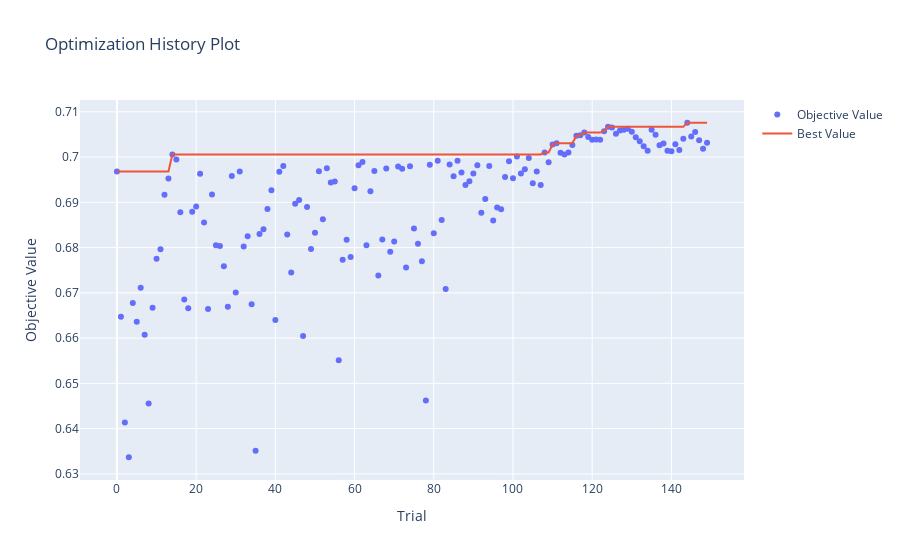
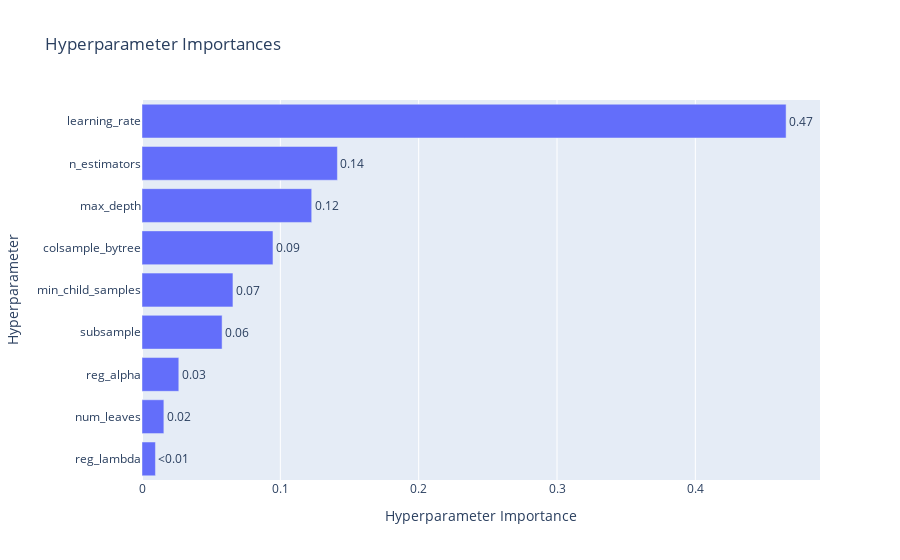
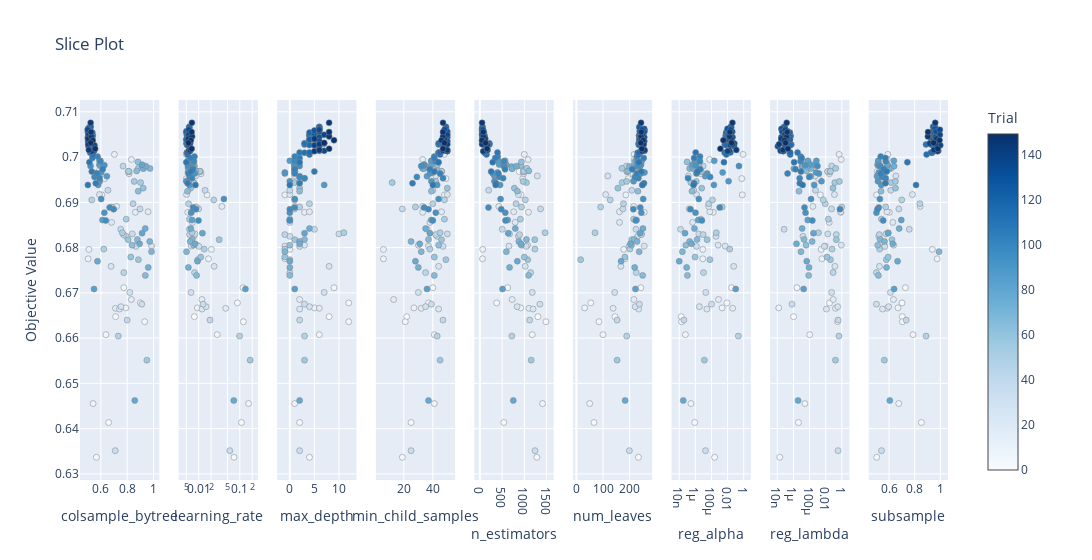

These figures' notebook cell, in order:
### Code cell
# Trwa ze dwie minuty

# Niestety prowadzi do przeuczenia


import optuna
from sklearn.model_selection import cross_val_score

def objective(trial):

    params = {
        "objective": "binary",
        "metric": "auc",
        "random_state": RANDOM_SEED,
        "reg_alpha": trial.suggest_float("reg_alpha", 1e-8, 1.0, log=True),
        "reg_lambda": trial.suggest_float("reg_lambda", 1e-8, 1.0, log=True),
        "num_leaves": trial.suggest_int("num_leaves", 16, 256),
        "max_depth": trial.suggest_int("max_depth", -1, 12),
        "learning_rate": trial.suggest_float("learning_rate", 0.005, 0.2, log=True),
        "n_estimators": trial.suggest_int("n_estimators", 50, 1500),
        "subsample": trial.suggest_float("subsample", 0.5, 1.0),
        "colsample_bytree": trial.suggest_float("colsample_bytree", 0.5, 1.0),
        "min_child_samples": trial.suggest_int("min_child_samples", 5, 50),
    }

    model = lgb.LGBMClassifier(**params,verbose=-1)

    auc = cross_val_score(
        model,
        X_train_t,
        y_train_t,
        cv=3,
        scoring="roc_auc",
        n_jobs=-1
    ).mean()

    return auc


study = optuna.create_study(
    direction="maximize",
    study_name="lgbm_auc_bo"
)

study.optimize(objective, n_trials=150, show_progress_bar=True)

print("\nBest AUC:", study.best_value)
print("Best params:", study.best_params)

optuna.visualization.plot_optimization_history(study)
optuna.visualization.plot_param_importances(study)
optuna.visualization.plot_slice(study)

from optuna.visualization import plot_optimization_history, plot_param_importances, plot_slice

plot_optimization_history(study).show()
plot_param_importances(study).show()
plot_slice(study).show()

### Figure 1 — Plotly figure (JSON) as saved in the notebook; plotly's stock layout.template omitted (floating-point values rounded to 4 significant figures; data arrays with more than 128 entries replaced by an {"elided": "..."} marker saying what was removed)
{"data": [{"mode": "markers", "name": "Objective Value", "type": "scatter", "x": {"elided": "150 int values"}, "y": {"elided": "150 float values"}}, {"mode": "lines", "name": "Best Value", "type": "scatter", "x": {"elided": "150 int values"}, "y": {"elided": "150 float values"}}, {"marker": {"color": "#cccccc"}, "mode": "markers", "name": "Infeasible Trial", "showlegend": false, "type": "scatter", "x": [], "y": []}], "layout": {"title": {"text": "Optimization History Plot"}, "xaxis": {"title": {"text": "Trial"}}, "yaxis": {"title": {"text": "Objective Value"}}}}

### Figure 2 — Plotly figure (JSON) as saved in the notebook; plotly's stock layout.template omitted (floating-point values rounded to 4 significant figures)
{"data": [{"cliponaxis": false, "hovertemplate": ["reg_lambda (FloatDistribution): 0.009722158710901596<extra></extra>", "num_leaves (IntDistribution): 0.015810328716164074<extra></extra>", "reg_alpha (FloatDistribution): 0.026603406041981612<extra></extra>", "subsample (FloatDistribution): 0.05789855039435199<extra></extra>", "min_child_samples (IntDistribution): 0.06574697456688912<extra></extra>", "colsample_bytree (FloatDistribution): 0.09468206379973239<extra></extra>", "max_depth (IntDistribution): 0.1226769376089029<extra></extra>", "n_estimators (IntDistribution): 0.14125721015774853<extra></extra>", "learning_rate (FloatDistribution): 0.46560237000332777<extra></extra>"], "name": "Objective Value", "orientation": "h", "text": ["<0.01", "0.02", "0.03", "0.06", "0.07", "0.09", "0.12", "0.14", "0.47"], "textposition": "outside", "type": "bar", "x": [0.009722, 0.01581, 0.0266, 0.0579, 0.06575, 0.09468, 0.1227, 0.1413, 0.4656], "y": ["reg_lambda", "num_leaves", "reg_alpha", "subsample", "min_child_samples", "colsample_bytree", "max_depth", "n_estimators", "learning_rate"]}], "layout": {"title": {"text": "Hyperparameter Importances"}, "xaxis": {"title": {"text": "Hyperparameter Importance"}}, "yaxis": {"title": {"text": "Hyperparameter"}}}}

### Figure 3 — Plotly figure (JSON) as saved in the notebook; plotly's stock layout.template omitted (floating-point values rounded to 4 significant figures; data arrays with more than 128 entries replaced by an {"elided": "..."} marker saying what was removed)
{"data": [{"marker": {"color": {"elided": "150 int values"}, "colorbar": {"title": {"text": "Trial"}, "x": 1, "xpad": 40}, "colorscale": [[0, "rgb(247,251,255)"], [0.125, "rgb(222,235,247)"], [0.25, "rgb(198,219,239)"], [0.375, "rgb(158,202,225)"], [0.5, "rgb(107,174,214)"], [0.625, "rgb(66,146,198)"], [0.75, "rgb(33,113,181)"], [0.875, "rgb(8,81,156)"], [1, "rgb(8,48,107)"]], "line": {"color": "Grey", "width": 0.5}, "showscale": true}, "mode": "markers", "name": "Feasible Trial", "showlegend": false, "type": "scatter", "x": {"elided": "150 float values"}, "xaxis": "x", "y": {"elided": "150 float values"}, "yaxis": "y"}, {"marker": {"color": {"elided": "150 int values"}, "colorbar": {"title": {"text": "Trial"}, "x": 1, "xpad": 40}, "colorscale": [[0, "rgb(247,251,255)"], [0.125, "rgb(222,235,247)"], [0.25, "rgb(198,219,239)"], [0.375, "rgb(158,202,225)"], [0.5, "rgb(107,174,214)"], [0.625, "rgb(66,146,198)"], [0.75, "rgb(33,113,181)"], [0.875, "rgb(8,81,156)"], [1, "rgb(8,48,107)"]], "line": {"color": "Grey", "width": 0.5}, "showscale": false}, "mode": "markers", "name": "Feasible Trial", "showlegend": false, "type": "scatter", "x": {"elided": "150 float values"}, "xaxis": "x2", "y": {"elided": "150 float values"}, "yaxis": "y2"}, {"marker": {"color": {"elided": "150 int values"}, "colorbar": {"title": {"text": "Trial"}, "x": 1, "xpad": 40}, "colorscale": [[0, "rgb(247,251,255)"], [0.125, "rgb(222,235,247)"], [0.25, "rgb(198,219,239)"], [0.375, "rgb(158,202,225)"], [0.5, "rgb(107,174,214)"], [0.625, "rgb(66,146,198)"], [0.75, "rgb(33,113,181)"], [0.875, "rgb(8,81,156)"], [1, "rgb(8,48,107)"]], "line": {"color": "Grey", "width": 0.5}, "showscale": false}, "mode": "markers", "name": "Feasible Trial", "showlegend": false, "type": "scatter", "x": {"elided": "150 int values"}, "xaxis": "x3", "y": {"elided": "150 float values"}, "yaxis": "y3"}, {"marker": {"color": {"elided": "150 int values"}, "colorbar": {"title": {"text": "Trial"}, "x": 1, "xpad": 40}, "colorscale": [[0, "rgb(247,251,255)"], [0.125, "rgb(222,235,247)"], [0.25, "rgb(198,219,239)"], [0.375, "rgb(158,202,225)"], [0.5, "rgb(107,174,214)"], [0.625, "rgb(66,146,198)"], [0.75, "rgb(33,113,181)"], [0.875, "rgb(8,81,156)"], [1, "rgb(8,48,107)"]], "line": {"color": "Grey", "width": 0.5}, "showscale": false}, "mode": "markers", "name": "Feasible Trial", "showlegend": false, "type": "scatter", "x": {"elided": "150 int values"}, "xaxis": "x4", "y": {"elided": "150 float values"}, "yaxis": "y4"}, {"marker": {"color": {"elided": "150 int values"}, "colorbar": {"title": {"text": "Trial"}, "x": 1, "xpad": 40}, "colorscale": [[0, "rgb(247,251,255)"], [0.125, "rgb(222,235,247)"], [0.25, "rgb(198,219,239)"], [0.375, "rgb(158,202,225)"], [0.5, "rgb(107,174,214)"], [0.625, "rgb(66,146,198)"], [0.75, "rgb(33,113,181)"], [0.875, "rgb(8,81,156)"], [1, "rgb(8,48,107)"]], "line": {"color": "Grey", "width": 0.5}, "showscale": false}, "mode": "markers", "name": "Feasible Trial", "showlegend": false, "type": "scatter", "x": {"elided": "150 int values"}, "xaxis": "x5", "y": {"elided": "150 float values"}, "yaxis": "y5"}, {"marker": {"color": {"elided": "150 int values"}, "colorbar": {"title": {"text": "Trial"}, "x": 1, "xpad": 40}, "colorscale": [[0, "rgb(247,251,255)"], [0.125, "rgb(222,235,247)"], [0.25, "rgb(198,219,239)"], [0.375, "rgb(158,202,225)"], [0.5, "rgb(107,174,214)"], [0.625, "rgb(66,146,198)"], [0.75, "rgb(33,113,181)"], [0.875, "rgb(8,81,156)"], [1, "rgb(8,48,107)"]], "line": {"color": "Grey", "width": 0.5}, "showscale": false}, "mode": "markers", "name": "Feasible Trial", "showlegend": false, "type": "scatter", "x": {"elided": "150 int values"}, "xaxis": "x6", "y": {"elided": "150 float values"}, "yaxis": "y6"}, {"marker": {"color": {"elided": "150 int values"}, "colorbar": {"title": {"text": "Trial"}, "x": 1, "xpad": 40}, "colorscale": [[0, "rgb(247,251,255)"], [0.125, "rgb(222,235,247)"], [0.25, "rgb(198,219,239)"], [0.375, "rgb(158,202,225)"], [0.5, "rgb(107,174,214)"], [0.625, "rgb(66,146,198)"], [0.75, "rgb(33,113,181)"], [0.875, "rgb(8,81,156)"], [1, "rgb(8,48,107)"]], "line": {"color": "Grey", "width": 0.5}, "showscale": false}, "mode": "markers", "name": "Feasible Trial", "showlegend": false, "type": "scatter", "x": {"elided": "150 float values"}, "xaxis": "x7", "y": {"elided": "150 float values"}, "yaxis": "y7"}, {"marker": {"color": {"elided": "150 int values"}, "colorbar": {"title": {"text": "Trial"}, "x": 1, "xpad": 40}, "colorscale": [[0, "rgb(247,251,255)"], [0.125, "rgb(222,235,247)"], [0.25, "rgb(198,219,239)"], [0.375, "rgb(158,202,225)"], [0.5, "rgb(107,174,214)"], [0.625, "rgb(66,146,198)"], [0.75, "rgb(33,113,181)"], [0.875, "rgb(8,81,156)"], [1, "rgb(8,48,107)"]], "line": {"color": "Grey", "width": 0.5}, "showscale": false}, "mode": "markers", "name": "Feasible Trial", "showlegend": false, "type": "scatter", "x": {"elided": "150 float values"}, "xaxis": "x8", "y": {"elided": "150 float values"}, "yaxis": "y8"}, {"marker": {"color": {"elided": "150 int values"}, "colorbar": {"title": {"text": "Trial"}, "x": 1, "xpad": 40}, "colorscale": [[0, "rgb(247,251,255)"], [0.125, "rgb(222,235,247)"], [0.25, "rgb(198,219,239)"], [0.375, "rgb(158,202,225)"], [0.5, "rgb(107,174,214)"], [0.625, "rgb(66,146,198)"], [0.75, "rgb(33,113,181)"], [0.875, "rgb(8,81,156)"], [1, "rgb(8,48,107)"]], "line": {"color": "Grey", "width": 0.5}, "showscale": false}, "mode": "markers", "name": "Feasible Trial", "showlegend": false, "type": "scatter", "x": {"elided": "150 float values"}, "xaxis": "x9", "y": {"elided": "150 float values"}, "yaxis": "y9"}], "layout": {"title": {"text": "Slice Plot"}, "width": 2700, "xaxis": {"anchor": "y", "domain": [0, 0.09136], "title": {"text": "colsample_bytree"}}, "xaxis2": {"anchor": "y2", "domain": [0.1136, 0.2049], "title": {"text": "learning_rate"}, "type": "log"}, "xaxis3": {"anchor": "y3", "domain": [0.2272, 0.3185], "title": {"text": "max_depth"}}, "xaxis4": {"anchor": "y4", "domain": [0.3407, 0.4321], "title": {"text": "min_child_samples"}}, "xaxis5": {"anchor": "y5", "domain": [0.4543, 0.5457], "title": {"text": "n_estimators"}}, "xaxis6": {"anchor": "y6", "domain": [0.5679, 0.6593], "title": {"text": "num_leaves"}}, "xaxis7": {"anchor": "y7", "domain": [0.6815, 0.7728], "title": {"text": "reg_alpha"}, "type": "log"}, "xaxis8": {"anchor": "y8", "domain": [0.7951, 0.8864], "title": {"text": "reg_lambda"}, "type": "log"}, "xaxis9": {"anchor": "y9", "domain": [0.9086, 1], "title": {"text": "subsample"}}, "yaxis": {"anchor": "x", "domain": [0, 1], "title": {"text": "Objective Value"}}, "yaxis2": {"anchor": "x2", "domain": [0, 1], "matches": "y", "showticklabels": false}, "yaxis3": {"anchor": "x3", "domain": [0, 1], "matches": "y", "showticklabels": false}, "yaxis4": {"anchor": "x4", "domain": [0, 1], "matches": "y", "showticklabels": false}, "yaxis5": {"anchor": "x5", "domain": [0, 1], "matches": "y", "showticklabels": false}, "yaxis6": {"anchor": "x6", "domain": [0, 1], "matches": "y", "showticklabels": false}, "yaxis7": {"anchor": "x7", "domain": [0, 1], "matches": "y", "showticklabels": false}, "yaxis8": {"anchor": "x8", "domain": [0, 1], "matches": "y", "showticklabels": false}, "yaxis9": {"anchor": "x9", "domain": [0, 1], "matches": "y", "showticklabels": false}}}
